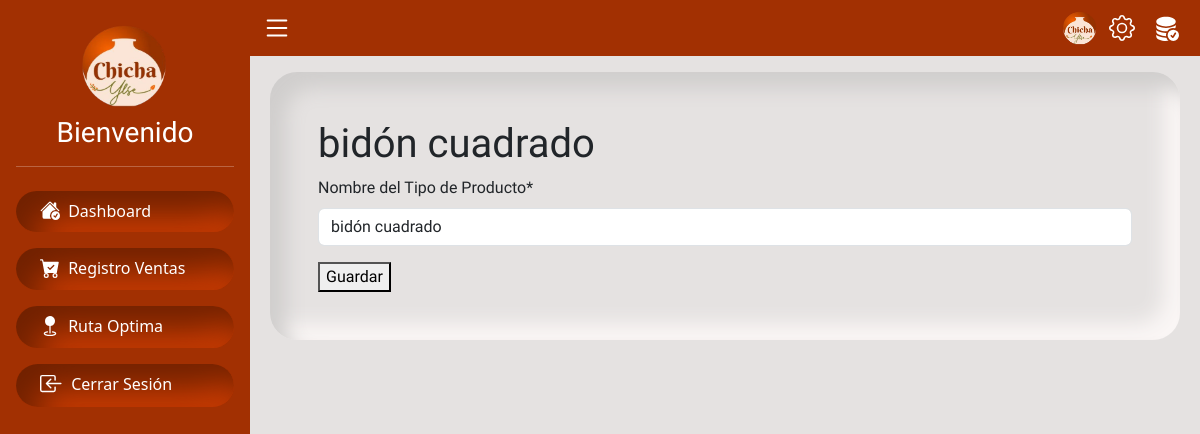
/tipo-productos/2/edit/, run on an earlier commit of the app's database.
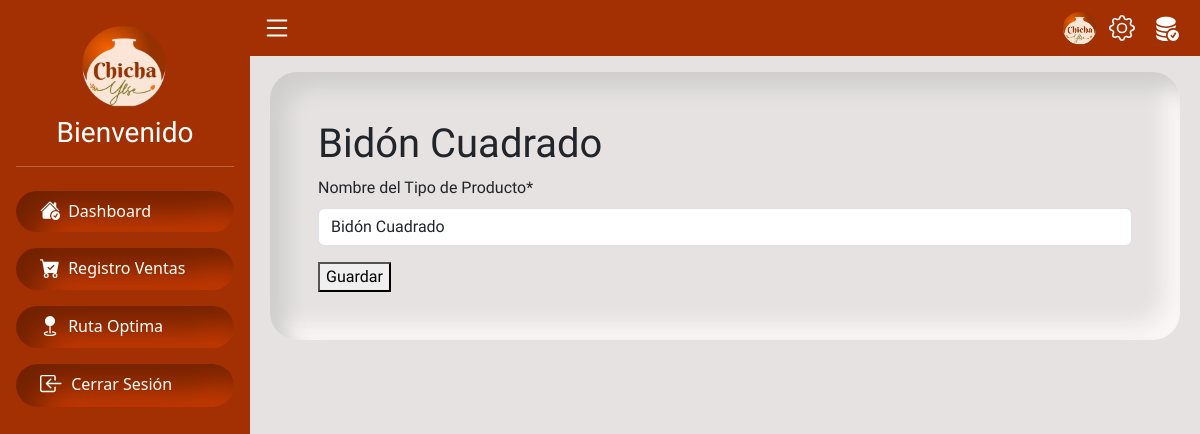
And on a later commit of the database.
### servicio/models.py (models this page shows)
class TipoProducto(models.Model):
    nombre = models.CharField(max_length=50)
    def __str__(self):
        return self.nombre

### servicio/views.py (the view)
# urls.py: path('tipo-productos/<int:pk>/edit/', views.TipoProductoUpdateView.as_view(), name='tipo_producto_edit'),
class TipoProductoUpdateView(UpdateView):
    model = TipoProducto
    form_class = TipoProductoForm
    template_name = 'funciones/tipo_producto_form.html'
    success_url = reverse_lazy('combined_list')

### servicio/forms.py
class TipoProductoForm(forms.ModelForm):
    class Meta:
        model = TipoProducto
        fields = ['nombre']
        labels = {
            'nombre': 'Nombre del Tipo de Producto',
        }

### servicio/templates/funciones/tipo_producto_form.html (shortened to what this page needs)
{% extends 'base.html' %}
{% load crispy_forms_tags %}
{% block content %}
<br>
<div class="text container-fluid p-5 cont-pange">
    <h1>{{ object|default:"Crear Tipo Producto" }}</h1>
<form method="post">
    {{ form|crispy }}
    <button type="submit">Guardar</button>
</form>
</div>
{% endblock %}

What changed in the data, as far as the page shows it:
changed TipoProducto: nombre "bidón cuadrado" → "Bidón Cuadrado"
